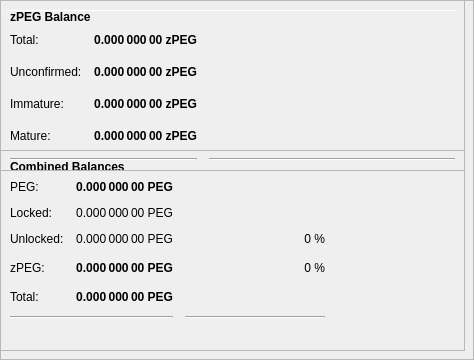
        <widget class="QFrame" name="frameObfuscation">
         <property name="minimumSize">
          <size>
           <width>0</width>
           <height>350</height>
          </size>
         </property>
         <property name="layoutDirection">
          <enum>Qt::LeftToRight</enum>
         </property>
         <property name="frameShape">
          <enum>QFrame::StyledPanel</enum>
         </property>
         <property name="frameShadow">
          <enum>QFrame::Raised</enum>
         </property>
         <widget class="QPushButton" name="runAutoDenom">
          <property name="geometry">
           <rect>
            <x>251</x>
            <y>17</y>
            <width>1</width>
            <height>1</height>
           </rect>
          </property>
          <property name="palette">
           <palette>
            <active>
             <colorrole role="WindowText">
              <brush brushstyle="SolidPattern">
               <color alpha="255">
                <red>0</red>
                <green>0</green>
                <blue>0</blue>
               </color>
              </brush>
             </colorrole>
             <colorrole role="Button">
              <brush brushstyle="SolidPattern">
               <color alpha="255">
                <red>239</red>
                <green>238</green>
                <blue>238</blue>
               </color>
              </brush>
             </colorrole>
             <colorrole role="Light">
              <brush brushstyle="SolidPattern">
               <color alpha="255">
                <red>255</red>
                <green>255</green>
                <blue>255</blue>
               </color>
              </brush>
             </colorrole>
             <colorrole role="Midlight">
              <brush brushstyle="SolidPattern">
               <color alpha="255">
                <red>247</red>
                <green>246</green>
                <blue>246</blue>
               </color>
              </brush>
             </colorrole>
             <colorrole role="Dark">
              <brush brushstyle="SolidPattern">
               <color alpha="255">
                <red>119</red>
                <green>119</green>
                <blue>119</blue>
               </color>
              </brush>
             </colorrole>
             <colorrole role="Mid">
              <brush brushstyle="SolidPattern">
               <color alpha="255">
                <red>159</red>
                <green>159</green>
                <blue>159</blue>
               </color>
              </brush>
             </colorrole>
             <colorrole role="Text">
              <brush brushstyle="SolidPattern">
               <color alpha="255">
                <red>0</red>
                <green>0</green>
                <blue>0</blue>
               </color>
              </brush>
             </colorrole>
             <colorrole role="BrightText">
              <brush brushstyle="SolidPattern">
               <color alpha="255">
                <red>255</red>
                <green>255</green>
                <blue>255</blue>
               </color>
              </brush>
             </colorrole>
             <colorrole role="ButtonText">
              <brush brushstyle="SolidPattern">
               <color alpha="255">
                <red>0</red>
                <green>0</green>
                <blue>0</blue>
               </color>
              </brush>
             </colorrole>
             <colorrole role="Base">
              <brush brushstyle="SolidPattern">
               <color alpha="255">
                <red>255</red>
                <green>255</green>
                <blue>255</blue>
               </color>
              </brush>
             </colorrole>
             <colorrole role="Window">
              <brush brushstyle="SolidPattern">
               <color alpha="255">
                <red>239</red>
                <green>238</green>
                <blue>238</blue>
               </color>
              </brush>
             </colorrole>
             <colorrole role="Shadow">
              <brush brushstyle="SolidPattern">
               <color alpha="255">
                <red>0</red>
                <green>0</green>
                <blue>0</blue>
               </color>
              </brush>
             </colorrole>
             <colorrole role="AlternateBase">
              <brush brushstyle="SolidPattern">
               <color alpha="255">
                <red>247</red>
                <green>246</green>
                <blue>246</blue>
               </color>
              </brush>
             </colorrole>
             <colorrole role="ToolTipBase">
              <brush brushstyle="SolidPattern">
               <color alpha="255">
                <red>255</red>
                <green>255</green>
                <blue>220</blue>
               </color>
              </brush>
             </colorrole>
             <colorrole role="ToolTipText">
              <brush brushstyle="SolidPattern">
               <color alpha="255">
                <red>0</red>
                <green>0</green>
                <blue>0</blue>
               </color>
              </brush>
             </colorrole>
            </active>
            <inactive>
             <colorrole role="WindowText">
              <brush brushstyle="SolidPattern">
               <color alpha="255">
                <red>0</red>
                <green>0</green>
                <blue>0</blue>
               </color>
              </brush>
             </colorrole>
             <colorrole role="Button">
              <brush brushstyle="SolidPattern">
               <color alpha="255">
                <red>239</red>
                <green>238</green>
                <blue>238</blue>
               </color>
              </brush>
             </colorrole>
             <colorrole role="Light">
              <brush brushstyle="SolidPattern">
               <color alpha="255">
                <red>255</red>
                <green>255</green>
                <blue>255</blue>
               </color>
              </brush>
             </colorrole>
             <colorrole role="Midlight">
              <brush brushstyle="SolidPattern">
               <color alpha="255">
                <red>247</red>
                <green>246</green>
                <blue>246</blue>
               </color>
              </brush>
             </colorrole>
             <colorrole role="Dark">
              <brush brushstyle="SolidPattern">
               <color alpha="255">
                <red>119</red>
                <green>119</green>
                <blue>119</blue>
               </color>
              </brush>
             </colorrole>
             <colorrole role="Mid">
              <brush brushstyle="SolidPattern">
               <color alpha="255">
                <red>159</red>
                <green>159</green>
                <blue>159</blue>
               </color>
              </brush>
             </colorrole>
             <colorrole role="Text">
              <brush brushstyle="SolidPattern">
               <color alpha="255">
                <red>0</red>
                <green>0</green>
                <blue>0</blue>
               </color>
              </brush>
             </colorrole>
             <colorrole role="BrightText">
              <brush brushstyle="SolidPattern">
               <color alpha="255">
                <red>255</red>
                <green>255</green>
                <blue>255</blue>
               </color>
              </brush>
             </colorrole>
             <colorrole role="ButtonText">
              <brush brushstyle="SolidPattern">
               <color alpha="255">
                <red>0</red>
                <green>0</green>
                <blue>0</blue>
               </color>
              </brush>
             </colorrole>
             <colorrole role="Base">
              <brush brushstyle="SolidPattern">
               <color alpha="255">
                <red>255</red>
                <green>255</green>
                <blue>255</blue>
               </color>
              </brush>
             </colorrole>
             <colorrole role="Window">
              <brush brushstyle="SolidPattern">
               <color alpha="255">
                <red>239</red>
                <green>238</green>
                <blue>238</blue>
               </color>
              </brush>
             </colorrole>
             <colorrole role="Shadow">
              <brush brushstyle="SolidPattern">
               <color alpha="255">
                <red>0</red>
                <green>0</green>
                <blue>0</blue>
               </color>
              </brush>
             </colorrole>
             <colorrole role="AlternateBase">
              <brush brushstyle="SolidPattern">
               <color alpha="255">
                <red>247</red>
                <green>246</green>
                <blue>246</blue>
               </color>
              </brush>
             </colorrole>
             <colorrole role="ToolTipBase">
              <brush brushstyle="SolidPattern">
               <color alpha="255">
                <red>255</red>
                <green>255</green>
                <blue>220</blue>
               </color>
              </brush>
             </colorrole>
             <colorrole role="ToolTipText">
              <brush brushstyle="SolidPattern">
               <color alpha="255">
                <red>0</red>
                <green>0</green>
                <blue>0</blue>
               </color>
              </brush>
             </colorrole>
            </inactive>
            <disabled>
             <colorrole role="WindowText">
              <brush brushstyle="SolidPattern">
               <color alpha="255">
                <red>119</red>
                <green>119</green>
                <blue>119</blue>
               </color>
              </brush>
             </colorrole>
             <colorrole role="Button">
              <brush brushstyle="SolidPattern">
               <color alpha="255">
                <red>239</red>
                <green>238</green>
                <blue>238</blue>
               </color>
              </brush>
             </colorrole>
             <colorrole role="Light">
              <brush brushstyle="SolidPattern">
               <color alpha="255">
                <red>255</red>
                <green>255</green>
                <blue>255</blue>
               </color>
              </brush>
             </colorrole>
             <colorrole role="Midlight">
              <brush brushstyle="SolidPattern">
               <color alpha="255">
                <red>247</red>
                <green>246</green>
                <blue>246</blue>
               </color>
              </brush>
             </colorrole>
             <colorrole role="Dark">
              <brush brushstyle="SolidPattern">
               <color alpha="255">
                <red>119</red>
                <green>119</green>
                <blue>119</blue>
               </color>
              </brush>
             </colorrole>
             <colorrole role="Mid">
              <brush brushstyle="SolidPattern">
               <color alpha="255">
                <red>159</red>
                <green>159</green>
                <blue>159</blue>
               </color>
              </brush>
             </colorrole>
             <colorrole role="Text">
              <brush brushstyle="SolidPattern">
               <color alpha="255">
                <red>119</red>
                <green>119</green>
                <blue>119</blue>
               </color>
              </brush>
             </colorrole>
             <colorrole role="BrightText">
              <brush brushstyle="SolidPattern">
               <color alpha="255">
                <red>255</red>
                <green>255</green>
                <blue>255</blue>
               </color>
              </brush>
             </colorrole>
             <colorrole role="ButtonText">
              <brush brushstyle="SolidPattern">
               <color alpha="255">
                <red>119</red>
                <green>119</green>
                <blue>119</blue>
               </color>
              </brush>
             </colorrole>
             <colorrole role="Base">
              <brush brushstyle="SolidPattern">
               <color alpha="255">
                <red>239</red>
                <green>238</green>
                <blue>238</blue>
               </color>
              </brush>
             </colorrole>
             <colorrole role="Window">
              <brush brushstyle="SolidPattern">
               <color alpha="255">
                <red>239</red>
                <green>238</green>
                <blue>238</blue>
               </color>
              </brush>
             </colorrole>
             <colorrole role="Shadow">
              <brush brushstyle="SolidPattern">
               <color alpha="255">
                <red>0</red>
                <green>0</green>
                <blue>0</blue>
               </color>
              </brush>
             </colorrole>
             <colorrole role="AlternateBase">
              <brush brushstyle="SolidPattern">
               <color alpha="255">
                <red>239</red>
                <green>238</green>
                <blue>238</blue>
               </color>
              </brush>
             </colorrole>
             <colorrole role="ToolTipBase">
              <brush brushstyle="SolidPattern">
               <color alpha="255">
                <red>255</red>
                <green>255</green>
                <blue>220</blue>
               </color>
              </brush>
             </colorrole>
             <colorrole role="ToolTipText">
              <brush brushstyle="SolidPattern">
               <color alpha="255">
                <red>0</red>
                <green>0</green>
                <blue>0</blue>
               </color>
              </brush>
             </colorrole>
            </disabled>
           </palette>
          </property>
          <property name="focusPolicy">
           <enum>Qt::NoFocus</enum>
          </property>
          <property name="autoFillBackground">
           <bool>true</bool>
          </property>
          <property name="text">
           <string/>
          </property>
          <property name="flat">
           <bool>true</bool>
          </property>
         </widget>
         <widget class="Line" name="line">
          <property name="geometry">
           <rect>
            <x>7</x>
            <y>10</y>
            <width>451</width>
            <height>1</height>
           </rect>
          </property>
          <property name="orientation">
           <enum>Qt::Horizontal</enum>
          </property>
         </widget>
         <widget class="QFrame" name="frame_3">
          <property name="geometry">
           <rect>
            <x>0</x>
            <y>150</y>
            <width>465</width>
            <height>201</height>
           </rect>
          </property>
          <property name="frameShape">
           <enum>QFrame::StyledPanel</enum>
          </property>
          <property name="frameShadow">
           <enum>QFrame::Raised</enum>
          </property>
          <layout class="QVBoxLayout" name="verticalLayout_5">
           <item>
            <layout class="QHBoxLayout" name="horizontalLayout_5" stretch="0">
             <item>
              <widget class="QLabel" name="label_5z">
               <property name="maximumSize">
                <size>
                 <width>16777215</width>
                 <height>20</height>
                </size>
               </property>
               <property name="font">
                <font>
                 <weight>75</weight>
                 <bold>true</bold>
                </font>
               </property>
               <property name="toolTip">
                <string>Combined Balances (including unconfirmed and immature coins)</string>
               </property>
               <property name="text">
                <string>&lt;html&gt;&lt;head/&gt;&lt;body&gt;&lt;p&gt;Combined Balances&lt;/p&gt;&lt;/body&gt;&lt;/html&gt;</string>
               </property>
              </widget>
             </item>
            </layout>
           </item>
           <item>
            <layout class="QGridLayout" name="gridLayout_3">
             <property name="spacing">
              <number>12</number>
             </property>
             <item row="7" column="0" colspan="2">
              <widget class="Line" name="lineSpendableBalance_3">
               <property name="orientation">
                <enum>Qt::Horizontal</enum>
               </property>
              </widget>
             </item>
             <item row="7" column="2">
              <widget class="Line" name="lineWatchBalance_3">
               <property name="sizePolicy">
                <sizepolicy hsizetype="Preferred" vsizetype="Fixed">
                 <horstretch>0</horstretch>
                 <verstretch>0</verstretch>
                </sizepolicy>
               </property>
               <property name="minimumSize">
                <size>
                 <width>140</width>
                 <height>0</height>
                </size>
               </property>
               <property name="orientation">
                <enum>Qt::Horizontal</enum>
               </property>
              </widget>
             </item>
             <item row="4" column="1">
              <widget class="QLabel" name="labelzBalancez">
               <property name="font">
                <font>
                 <weight>75</weight>
                 <bold>true</bold>
                </font>
               </property>
               <property name="cursor">
                <cursorShape>IBeamCursor</cursorShape>
               </property>
               <property name="toolTip">
                <string>Total of transactions that have yet to be confirmed, and do not yet count toward the spendable balance</string>
               </property>
               <property name="text">
                <string notr="true">0.000 000 00 PEG</string>
               </property>
               <property name="alignment">
                <set>Qt::AlignRight|Qt::AlignTrailing|Qt::AlignVCenter</set>
               </property>
               <property name="textInteractionFlags">
                <set>Qt::LinksAccessibleByMouse|Qt::TextSelectableByKeyboard|Qt::TextSelectableByMouse</set>
               </property>
              </widget>
             </item>
             <item row="6" column="1">
              <widget class="QLabel" name="labelTotalz">
               <property name="font">
                <font>
                 <weight>75</weight>
                 <bold>true</bold>
                </font>
               </property>
               <property name="cursor">
                <cursorShape>IBeamCursor</cursorShape>
               </property>
               <property name="toolTip">
                <string>Total Balance, including unconfirmed and immature coins.</string>
               </property>
               <property name="text">
                <string notr="true">0.000 000 00 PEG</string>
               </property>
               <property name="alignment">
                <set>Qt::AlignRight|Qt::AlignTrailing|Qt::AlignVCenter</set>
               </property>
               <property name="textInteractionFlags">
                <set>Qt::LinksAccessibleByMouse|Qt::TextSelectableByKeyboard|Qt::TextSelectableByMouse</set>
               </property>
              </widget>
             </item>
             <item row="4" column="3">
              <spacer name="horizontalSpacer_6">
               <property name="orientation">
                <enum>Qt::Horizontal</enum>
               </property>
               <property name="sizeHint" stdset="0">
                <size>
                 <width>40</width>
                 <height>20</height>
                </size>
               </property>
              </spacer>
             </item>
             <item row="6" column="0">
              <widget class="QLabel" name="labelTotalTextz">
               <property name="text">
                <string>Total:</string>
               </property>
              </widget>
             </item>
             <item row="1" column="0">
              <widget class="QLabel" name="labelBalanceTextz">
               <property name="text">
                <string>PEG:</string>
               </property>
              </widget>
             </item>
             <item row="1" column="1">
              <widget class="QLabel" name="labelBalancez">
               <property name="font">
                <font>
                 <weight>75</weight>
                 <bold>true</bold>
                </font>
               </property>
               <property name="cursor">
                <cursorShape>IBeamCursor</cursorShape>
               </property>
               <property name="toolTip">
                <string>Your current spendable balance</string>
               </property>
               <property name="text">
                <string notr="true">0.000 000 00 PEG</string>
               </property>
               <property name="alignment">
                <set>Qt::AlignRight|Qt::AlignTrailing|Qt::AlignVCenter</set>
               </property>
               <property name="textInteractionFlags">
                <set>Qt::LinksAccessibleByMouse|Qt::TextSelectableByKeyboard|Qt::TextSelectableByMouse</set>
               </property>
              </widget>
             </item>
             <item row="4" column="0">
              <widget class="QLabel" name="labelzBalanceTextz">
               <property name="toolTip">
                <string/>
               </property>
               <property name="text">
                <string>zPEG:</string>
               </property>
              </widget>
             </item>
             <item row="4" column="2">
              <widget class="QLabel" name="labelzPEGPercent">
               <property name="toolTip">
                <string>Current percentage of zPEG.
If AutoMint is enabled this percentage will settle around the configured AutoMint percentage (default = 10%)</string>
               </property>
               <property name="text">
                <string>0 %</string>
               </property>
               <property name="alignment">
                <set>Qt::AlignRight|Qt::AlignTrailing|Qt::AlignVCenter</set>
               </property>
              </widget>
             </item>
             <item row="6" column="2">
              <widget class="QLabel" name="label100Percent">
               <property name="text">
                <string/>
               </property>
               <property name="alignment">
                <set>Qt::AlignRight|Qt::AlignTrailing|Qt::AlignVCenter</set>
               </property>
              </widget>
             </item>
             <item row="2" column="1">
              <widget class="QLabel" name="labelLockedBalance">
               <property name="toolTip">
                <string>Locked PEG or Masternode collaterals. These are excluded from zPEG minting.</string>
               </property>
               <property name="text">
                <string>0.000 000 00 PEG</string>
               </property>
               <property name="alignment">
                <set>Qt::AlignRight|Qt::AlignTrailing|Qt::AlignVCenter</set>
               </property>
              </widget>
             </item>
             <item row="2" column="0">
              <widget class="QLabel" name="labelLockedBalanceText">
               <property name="toolTip">
                <string>Locked PEG or Masternode collaterals. These are excluded from zPEG minting.</string>
               </property>
               <property name="text">
                <string>Locked:</string>
               </property>
              </widget>
             </item>
             <item row="3" column="0">
              <widget class="QLabel" name="labelUnLockedBalanceText">
               <property name="toolTip">
                <string>Unlocked PEGs. These can be used for zPEG minting.</string>
               </property>
               <property name="text">
                <string>Unlocked:</string>
               </property>
              </widget>
             </item>
             <item row="3" column="1">
              <widget class="QLabel" name="labelUnLockedBalance">
               <property name="toolTip">
                <string>Unlocked PEGs. These can be used for zPEG minting.</string>
               </property>
               <property name="text">
                <string>0.000 000 00 PEG</string>
               </property>
               <property name="alignment">
                <set>Qt::AlignRight|Qt::AlignTrailing|Qt::AlignVCenter</set>
               </property>
              </widget>
             </item>
             <item row="3" column="2">
              <widget class="QLabel" name="labelPEGPercent">
               <property name="text">
                <string>0 %</string>
               </property>
               <property name="alignment">
                <set>Qt::AlignRight|Qt::AlignTrailing|Qt::AlignVCenter</set>
               </property>
              </widget>
             </item>
            </layout>
           </item>
           <item>
            <spacer name="verticalSpacer">
             <property name="orientation">
              <enum>Qt::Vertical</enum>
             </property>
             <property name="sizeHint" stdset="0">
              <size>
               <width>20</width>
               <height>40</height>
              </size>
             </property>
            </spacer>
           </item>
          </layout>
         </widget>
         <widget class="QFrame" name="frame_4">
          <property name="geometry">
           <rect>
            <x>0</x>
            <y>0</y>
            <width>465</width>
            <height>171</height>
           </rect>
          </property>
          <property name="frameShape">
           <enum>QFrame::StyledPanel</enum>
          </property>
          <property name="frameShadow">
           <enum>QFrame::Raised</enum>
          </property>
          <layout class="QVBoxLayout" name="verticalLayout_7">
           <item>
            <layout class="QHBoxLayout" name="horizontalLayout_8" stretch="0">
             <item>
              <widget class="QLabel" name="label_5z_3">
               <property name="maximumSize">
                <size>
                 <width>16777215</width>
                 <height>20</height>
                </size>
               </property>
               <property name="font">
                <font>
                 <weight>75</weight>
                 <bold>true</bold>
                </font>
               </property>
               <property name="text">
                <string>zPEG Balance</string>
               </property>
              </widget>
             </item>
            </layout>
           </item>
           <item>
            <layout class="QGridLayout" name="gridLayout_5">
             <property name="spacing">
              <number>12</number>
             </property>
             <item row="4" column="0">
              <widget class="QLabel" name="labelzBalanceMatureText">
               <property name="toolTip">
                <string>Mature: more than 20 confirmation and more than 1 mints of the same denomination after it was minted.
These zPEG are spendable.</string>
               </property>
               <property name="text">
                <string>Mature:</string>
               </property>
              </widget>
             </item>
             <item row="5" column="0" colspan="2">
              <widget class="Line" name="lineSpendableBalance_5">
               <property name="orientation">
                <enum>Qt::Horizontal</enum>
               </property>
              </widget>
             </item>
             <item row="1" column="1">
              <widget class="QLabel" name="labelzBalance">
               <property name="font">
                <font>
                 <weight>75</weight>
                 <bold>true</bold>
                </font>
               </property>
               <property name="cursor">
                <cursorShape>IBeamCursor</cursorShape>
               </property>
               <property name="toolTip">
                <string>All available zPEG, unconfirmed and immature zPEG included.</string>
               </property>
               <property name="text">
                <string notr="true">0.000 000 00 zPEG</string>
               </property>
               <property name="alignment">
                <set>Qt::AlignRight|Qt::AlignTrailing|Qt::AlignVCenter</set>
               </property>
               <property name="textInteractionFlags">
                <set>Qt::LinksAccessibleByMouse|Qt::TextSelectableByKeyboard|Qt::TextSelectableByMouse</set>
               </property>
              </widget>
             </item>
             <item row="5" column="2">
              <widget class="Line" name="lineWatchBalance_5">
               <property name="sizePolicy">
                <sizepolicy hsizetype="Preferred" vsizetype="Fixed">
                 <horstretch>0</horstretch>
                 <verstretch>0</verstretch>
                </sizepolicy>
               </property>
               <property name="minimumSize">
                <size>
                 <width>140</width>
                 <height>0</height>
                </size>
               </property>
               <property name="orientation">
                <enum>Qt::Horizontal</enum>
               </property>
              </widget>
             </item>
             <item row="1" column="0">
              <widget class="QLabel" name="labelzBalanceText">
               <property name="toolTip">
                <string>All available zPEG, unconfirmed and immature zPEG included.</string>
               </property>
               <property name="text">
                <string>Total:</string>
               </property>
              </widget>
             </item>
             <item row="1" column="2">
              <spacer name="horizontalSpacer_8">
               <property name="orientation">
                <enum>Qt::Horizontal</enum>
               </property>
               <property name="sizeHint" stdset="0">
                <size>
                 <width>40</width>
                 <height>20</height>
                </size>
               </property>
              </spacer>
             </item>
             <item row="4" column="2">
              <spacer name="horizontalSpacer_4">
               <property name="orientation">
                <enum>Qt::Horizontal</enum>
               </property>
               <property name="sizeHint" stdset="0">
                <size>
                 <width>40</width>
                 <height>20</height>
                </size>
               </property>
              </spacer>
             </item>
             <item row="4" column="1">
              <widget class="QLabel" name="labelzBalanceMature">
               <property name="font">
                <font>
                 <weight>75</weight>
                 <bold>true</bold>
                </font>
               </property>
               <property name="toolTip">
                <string>Mature: more than 20 confirmation and more than 1 mints of the same denomination after it was minted.
These zPEG are spendable.</string>
               </property>
               <property name="text">
                <string>0.000 000 00 zPEG</string>
               </property>
               <property name="alignment">
                <set>Qt::AlignRight|Qt::AlignTrailing|Qt::AlignVCenter</set>
               </property>
              </widget>
             </item>
             <item row="2" column="0">
              <widget class="QLabel" name="labelzBalanceUnconfirmedText">
               <property name="toolTip">
                <string>Unconfirmed: less than 20 confirmations
Immature: confirmed, but less than 1 mints of the same denomination after it was minted</string>
               </property>
               <property name="text">
                <string>Unconfirmed:</string>
               </property>
              </widget>
             </item>
             <item row="2" column="1">
              <widget class="QLabel" name="labelzBalanceUnconfirmed">
               <property name="font">
                <font>
                 <weight>75</weight>
                 <bold>true</bold>
                </font>
               </property>
               <property name="toolTip">
                <string>Unconfirmed: less than 20 confirmations
Immature: confirmed, but less than 1 mints of the same denomination after it was minted</string>
               </property>
               <property name="text">
                <string>0.000 000 00 zPEG</string>
               </property>
               <property name="alignment">
                <set>Qt::AlignRight|Qt::AlignTrailing|Qt::AlignVCenter</set>
               </property>
              </widget>
             </item>
             <item row="2" column="2">
              <spacer name="horizontalSpacer_5">
               <property name="orientation">
                <enum>Qt::Horizontal</enum>
               </property>
               <property name="sizeHint" stdset="0">
                <size>
                 <width>40</width>
                 <height>20</height>
                </size>
               </property>
              </spacer>
             </item>
             <item row="3" column="0">
              <widget class="QLabel" name="labelzBalanceImmatureText">
               <property name="toolTip">
                <string>Unconfirmed: less than 20 confirmations
Immature: confirmed, but less than 1 mints of the same denomination after it was minted</string>
               </property>
               <property name="text">
                <string>Immature:</string>
               </property>
              </widget>
             </item>
             <item row="3" column="1">
              <widget class="QLabel" name="labelzBalanceImmature">
               <property name="font">
                <font>
                 <weight>75</weight>
                 <bold>true</bold>
                </font>
               </property>
               <property name="toolTip">
                <string>Unconfirmed: less than 20 confirmations
Immature: confirmed, but less than 1 mints of the same denomination after it was minted</string>
               </property>
               <property name="text">
                <string>0.000 000 00 zPEG</string>
               </property>
               <property name="alignment">
                <set>Qt::AlignRight|Qt::AlignTrailing|Qt::AlignVCenter</set>
               </property>
              </widget>
             </item>
             <item row="3" column="2">
              <spacer name="horizontalSpacer_7">
               <property name="orientation">
                <enum>Qt::Horizontal</enum>
               </property>
               <property name="sizeHint" stdset="0">
                <size>
                 <width>40</width>
                 <height>20</height>
                </size>
               </property>
              </spacer>
             </item>
            </layout>
           </item>
          </layout>
         </widget>
        </widget>
